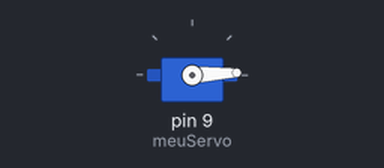
The sketch below on a simulated Arduino Uno, built with avr-gcc and run on an emulated ATmega328P. Shown: servo.

Above: at 0.05 s.
At 1.45 s:
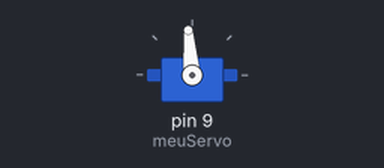
At 2.85 s:
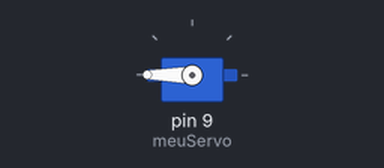
At 5.65 s:
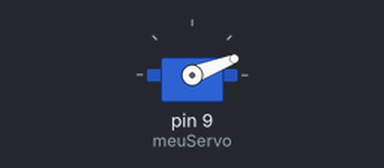
Timing chart, 0 to 8.4 s (numbered marks = the images above):
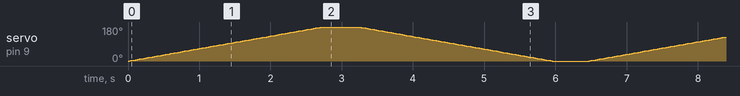

The sketch:

ServoMotor.ino
```cpp
#include <Servo.h>
Servo meuServo;
void setup() {
  meuServo.attach(9); // Pino de controle do servo
}
void loop() {
  int AnguloInicial = 0;
  int AnguloFinal = 180;

  // Gira de 0° a 180°
  for (int angulo = AnguloInicial; angulo <= AnguloFinal; angulo += 1) {
    meuServo.write(angulo);
    delay(15);
  }
  delay(500);
  // Volta de 180° a 0°
  for (int angulo = AnguloFinal; angulo >= AnguloInicial; angulo -= 1) {
    meuServo.write(angulo);
    delay(15);
  }
  delay(500);
}
```
